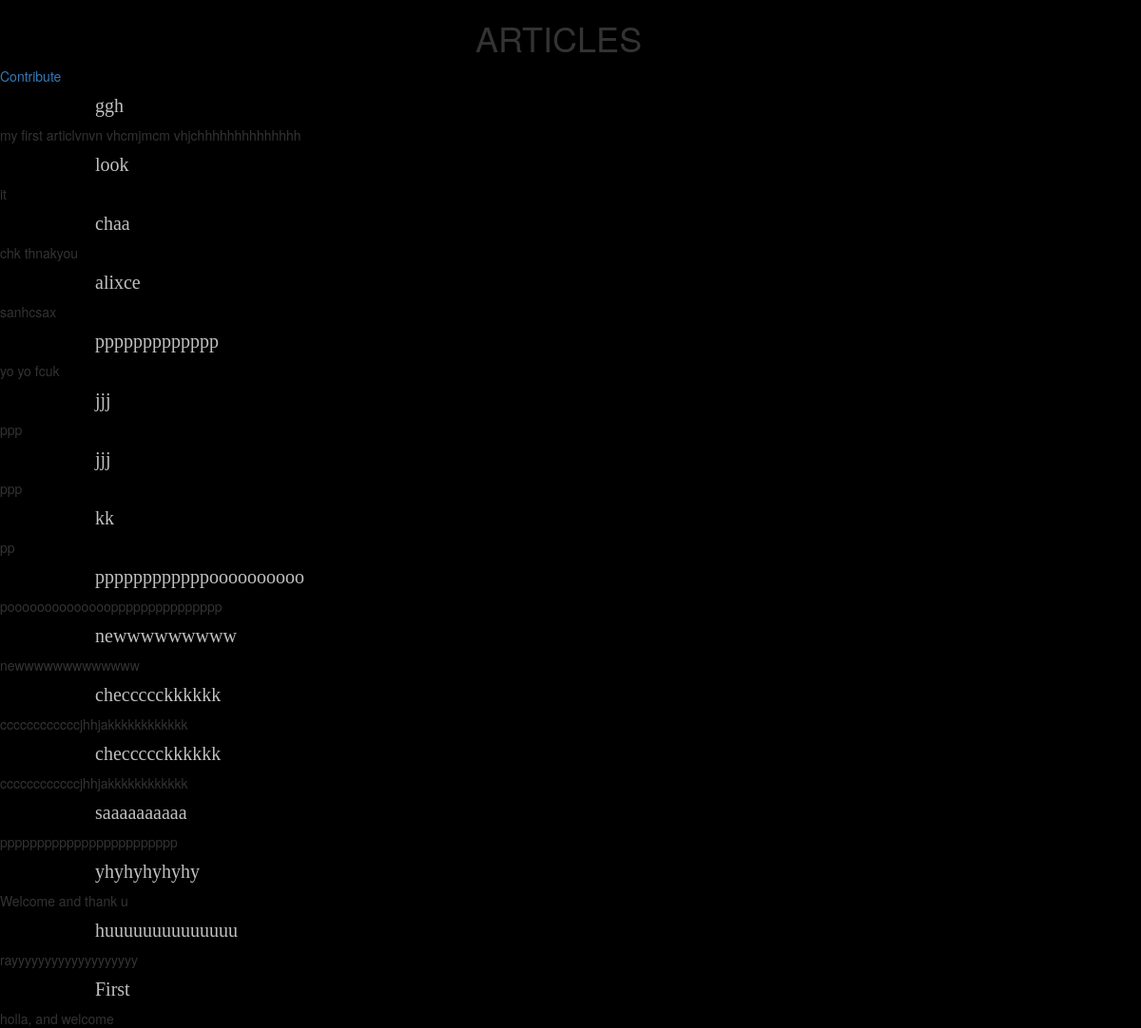
The page /Articles/ on the database its author committed.
### contribute/models.py (models this page shows, shortened)
class SignUp(models.Model):
    title = models.CharField(max_length=200, blank=False, null=True)
    body = models.TextField(max_length=2000, blank=False, null=True)
    timestamp = models.DateTimeField(auto_now_add=True,auto_now=False)
    updated = models.DateTimeField(auto_now_add=False,auto_now=True)

### article/templates/Article/Articles.html (shortened to what this page needs)
<html>
<head>
<h1>
ARTICLES
</h1>
	{% load staticfiles %}
	<link rel="stylesheet" href="{% static 'css/bootstrap.min.css' %}" type = "text/css"/>
</head>
<a href='/Contribute/'>Contribute</a>
<link rel="stylesheet" href="{% static 'css/article.css' %}">
<body class="body" style="background-color:#000000">
{% block content %}
 	{% for SignUp in object_list %}
	 <h5><a href="/Articles/{{SignUp.id}}">{{SignUp.title}}</a></h5>
		{{SignUp.body}}
{% endfor %}
{% endblock %}

### blog/static/css/article.css (style rules this page uses)
h5 a { margin-left:50px; margin-top:100px; color: #C0C0C0; font-family: "Times New Roman",Times,serif; font-size:20px; }
h5 { margin-left:50px; }
h1 { margin-left:500px; }

### article/templates/Article/Articles.html (style rules this page uses)
html, body { height:100% }

### rows shown on the page
SignUp: title "ggh", body "my first articlvnvn vhcmjmcm vhjchhhhhhhhhhhhhh"
SignUp: title "look", body "it"
SignUp: title "chaa", body "chk thnakyou"
SignUp: title "alixce", body "sanhcsax"
SignUp: title "ppppppppppppp", body "yo yo fcuk"
SignUp: title "jjj", body "ppp"
SignUp: title "jjj", body "ppp"
SignUp: title "kk", body "pp"
SignUp: title "ppppppppppppoooooooooo", body "pooooooooooooooppppppppppppppp"
SignUp: title "newwwwwwwww", body "newwwwwwwwwwwww"
SignUp: title "checcccckkkkkk", body "ccccccccccccjhhjakkkkkkkkkkkk"
SignUp: title "checcccckkkkkk", body "ccccccccccccjhhjakkkkkkkkkkkk"
SignUp: title "saaaaaaaaaa", body "pppppppppppppppppppppppp"
SignUp: title "yhyhyhyhyhy", body "Welcome and thank u"
SignUp: title "huuuuuuuuuuuuuu", body "rayyyyyyyyyyyyyyyyyyy"
SignUp: title "First", body "holla, and welcome"
